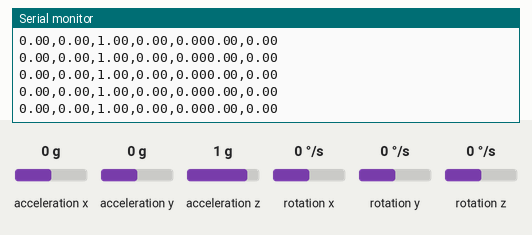
This sketch was run on a simulated Arduino Uno, built with avr-gcc and run on an emulated ATmega328P. On the bench: the last lines printed to the serial monitor. The test bench sets the inputs (shaded band); at power-on: acceleration x 0 g, acceleration y 0 g, acceleration z 1 g, rotation x 0 °/s, rotation y 0 °/s, rotation z 0 °/s.

Above: at 2.2 s.
2.3 s: acceleration x set to -1.4 g
At 2.37 s:
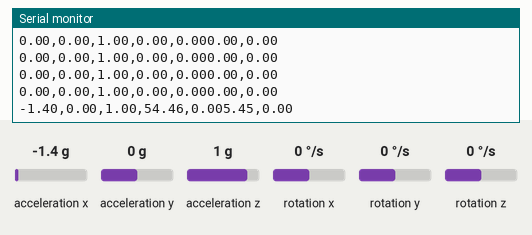
3.8 s: acceleration y set to -1.4 g
At 3.84 s:
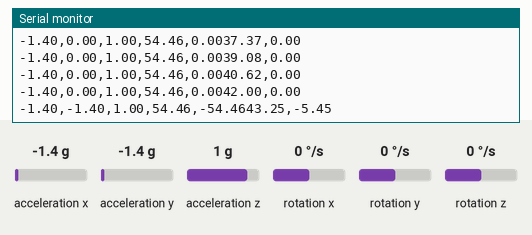
5.3 s: acceleration z set to -1.4 g
At 5.31 s:
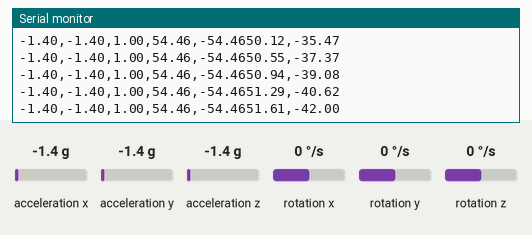
Timing chart, 0 to 8.3 s (numbered marks = the images above; inputs shaded):
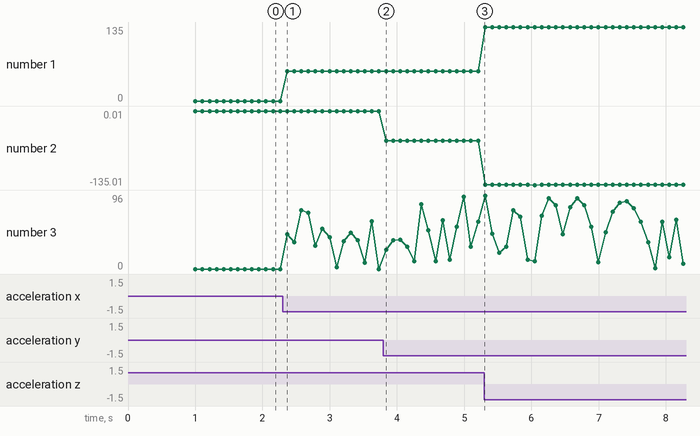

The sketch:

1accel.ino
```cpp
#include <Wire.h>
#include <MPU6050.h>
#include <math.h>

#define MPU6050_SAMPLERATE_DELAY_MS (100) // Taxa de amostragem e atraso de 100 ms
MPU6050 mpu;

float thetaM; // Medido
float phiM;
float thetaFold = 0; // Primeiro
float thetaFnew;
float phiFold = 0;
float phiFnew;

void setup() {
  Serial.begin(115200);
  Wire.begin();
  mpu.initialize();
  delay(1000);
}

void loop() {
  int16_t ax, ay, az;
  mpu.getAcceleration(&ax, &ay, &az);

  thetaM = -atan2((float)ax / 16384.0, (float)az / 16384.0) / 2 / 3.141592654 * 360;
  phiM = atan2((float)ay / 16384.0, (float)az / 16384.0) / 2 / 3.141592654 * 360;

  thetaFnew = 0.9 * thetaFold + 0.1 * thetaM;
  phiFnew = 0.9 * phiFold + 0.1 * phiM;

  Serial.print((float)ax / 16384.0);
  Serial.print(",");
  Serial.print((float)ay / 16384.0);
  Serial.print(",");
  Serial.print((float)az / 16384.0);
  Serial.print(",");

  Serial.print(thetaM);
  Serial.print(",");
  Serial.print(phiM);

  Serial.print(thetaFnew);
  Serial.print(",");
  Serial.println(phiFnew);

  phiFold = phiFnew;
  thetaFold = thetaFnew;

  delay(MPU6050_SAMPLERATE_DELAY_MS);
}
```

Measured:
- after the input at 2.3 s, the serial monitor: prints a new line after 0.07 s (image 1)
- after the input at 3.8 s, the serial monitor: prints a new line at once (image 2)
- plotted number 1: 0 → 54.46 after the input at 2.3 s
- plotted number 2: 0 → 0 after the input at 2.3 s, 0 → -54.47 after the input at 3.8 s
